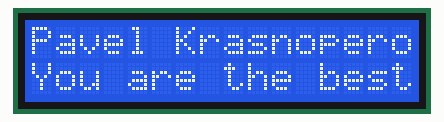
Recording of a program running on a simulated ATmega128, built with avr-gcc and emulated at 8 MHz. Parts: 16×2 character LCD. Wiring (inferred from the signals the program sends): character LCD (HD44780): RS PD2; E PD3; data PD4, PD5, PD6, PD7.

Above: at 0.1 s.
At 0.6 s:
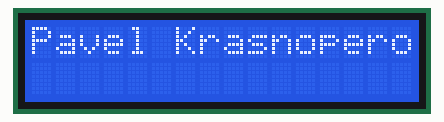

The program:

main.c
```c
#include "main.h"

void port_ini(void) {
	DDRD = 0xFC;
	PORTD = 0x00;
}

int main(void) {

	port_ini();
	LCD_ini();
	setpos(0, 0);
	sendString("Pavel Krasnoperov =)");

	unsigned char c = 0b00100001;

    while (1)
    {
		setpos(0, 1);
		sendString("You are the best!");
		setpos(0, 1);
		_delay_ms(500);
		sendString("                    ");
		setpos(19, 1);
		sendByte(c, 1);
		++c;
		if (c > 0b01111111) c = 0b00100001;
		_delay_ms(500);
    }
}
```

LCD.c
```c
#include "LCD.h"

void sendHalfByte(unsigned char c) {
	c <<= 4;
	Eto1;
	PORTD &= 0b00001111;
	PORTD |= c;
	_delay_us(50);
	Eto0;
	_delay_us(50);
}

void sendByte(unsigned char c, unsigned char mode) {

	unsigned char hc = c >> 4;

	if (mode == 0) {
		RSto0;
		} else {
		RSto1;
	}

	sendHalfByte(hc);
	sendHalfByte(c);
}

void sendChar(unsigned char c) {
	sendByte(c, 1);
}

void setpos(unsigned char x, unsigned char y) {
	char address;
	address = (0x40 * y + x) | 0b10000000;
	sendByte(address, 0);
}

void LCD_ini(void) {
	_delay_ms(20);
	sendHalfByte(0b00000011); //8 bit
	_delay_ms(5);
	sendHalfByte(0b00000011); //8 bit
	_delay_us(150);
	sendHalfByte(0b00000011); //8 bit
	_delay_us(40);
	sendHalfByte(0b00000010); //4 bit
	_delay_us(40);
	sendHalfByte(0b00000010); //4 bit
	sendHalfByte(0b00001100); //äâå ñòðîêè, ñèìâîë 5õ7 òî÷åê
	_delay_us(40);
	sendHalfByte(0b00000000); //
	sendHalfByte(0b00001000); //îòêëþ÷åíèå äèñïëåÿ
	_delay_us(40);
	sendHalfByte(0b00000000); //
	sendHalfByte(0b00000001); //î÷èñòêà äèñïëåÿ
	_delay_us(1800);
	sendHalfByte(0b00000000); //
	sendHalfByte(0b00000110); //íàïðàâëåíèå îòðèñîâêè ñèìâîëîâ
	_delay_us(40);
	sendHalfByte(0b00000000); //
	sendHalfByte(0b00001100); //âêëþ÷åíèå äèñïëåÿ
	_delay_us(40);
	// 	sendByte(0b00101000, 0);
	// 	_delay_ms(1);
	// 	sendByte(0b00001100, 0);
	// 	_delay_ms(1);
	// 	sendByte(0b00000110, 0);
	// 	_delay_ms(1);
}

void sendString(unsigned char *str) {
	while (*str != NULL) {
		sendChar(*str);
		str++;
	}
}
```

LCD.h
```c
#ifndef LCD_H_
#define LCD_H_

#include "main.h"

void LCD_ini(void);
void setpos(unsigned char x, unsigned char y);
void sendString(unsigned char *str);
void sendByte(unsigned char c, unsigned char mode);

#define Eto1 PORTD |= 0b00001000 //óñòàíîâêà ëèíèè Å â âûñîêèé óðîâåíü
#define Eto0 PORTD &= 0b11110111 //óñòàíîâêà ëèíèè Å â íèçêèé óðîâåíü (ïðè ýòîì ïðîèñõîäèò îáìåí äàííûìè)
#define RSto1 PORTD |= 0b00000100 //óñòàíîâêà ëèíèè RS â âûñîêèé óðîâåíü (äàííûå)
#define RSto0 PORTD &= 0b11111011 //óñòàíîâêà ëèíèè RS â íèçêèé óðîâåíü (êîìàíäà)

#define NULL '\0'

#endif /* LCD_H_ */
```

main.h
```c
#ifndef MAIN_H_
#define MAIN_H_

#define F_CPU 8000000UL
#include <avr/io.h>
#include <avr/interrupt.h>
#include <util/delay.h>

#include "LCD.h"

#endif /* MAIN_H_ */
```

Measured:
- what the display in image 0 shows lasts 0.5 s, from 0.0 s to 0.5 s
